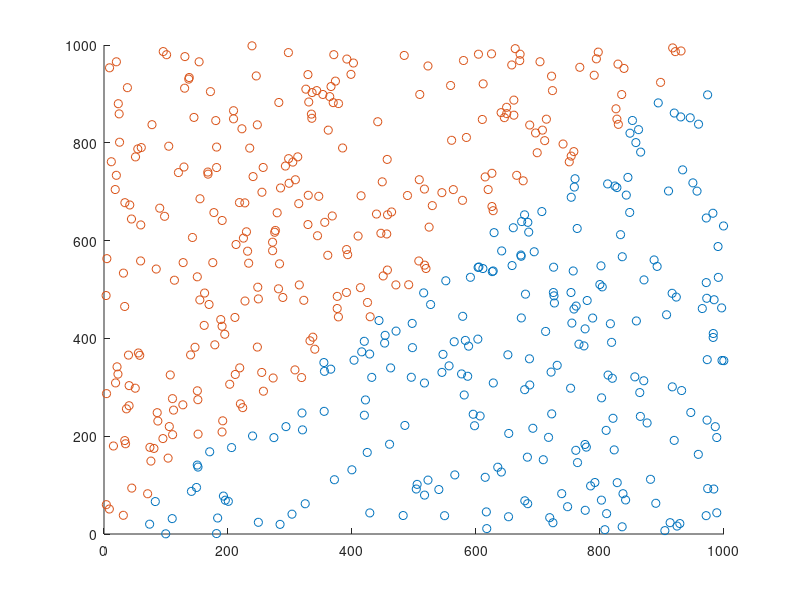

This chart was generated by the following MATLAB code: (Note: this script raises an error after producing the figure.)
clc;
clear all;

x1 =(1000)*rand(500,1);
x2=(1000)*rand(500,1);

y(x1>x2)=1;
y(x1<x2)=-1;

data=[x1 x2 y'];

k=1;
con=0.01;
w_new=[0 0 0]';
data=[ones(size(data,1),1) data];

eta=0.1
m=1;
while k>con && m<1000

   for i=1:size(data,1)
w_old=w_new;
       net(i)=w_old'*data(i,1:end-1)';
       
      y1(i)=sign(net(i));
      
      r(i)=data(i,end)-y1(i);
      w_new=w_old+(eta*(r(i))*data(i,1:end-1)');
      if r(i)==0
      h(i)=1;
      end
     
 
   end
   
   if sum(h)>=3
   break;
   end  
   
   k=norm(w_new-w_old);

   m=m+1;
end
w=w_new;
figure

scatter(data(data(:,4)==1,2),data(data(:,4)==1,3));
hold on;
scatter(data(data(:,4)==-1,2),data(data(:,4)==-1,3));
syms x;
fn=@(x) (-w(1)-w(2)*x)/w(3);

hold on;
fplot(fn,[0,1000]);